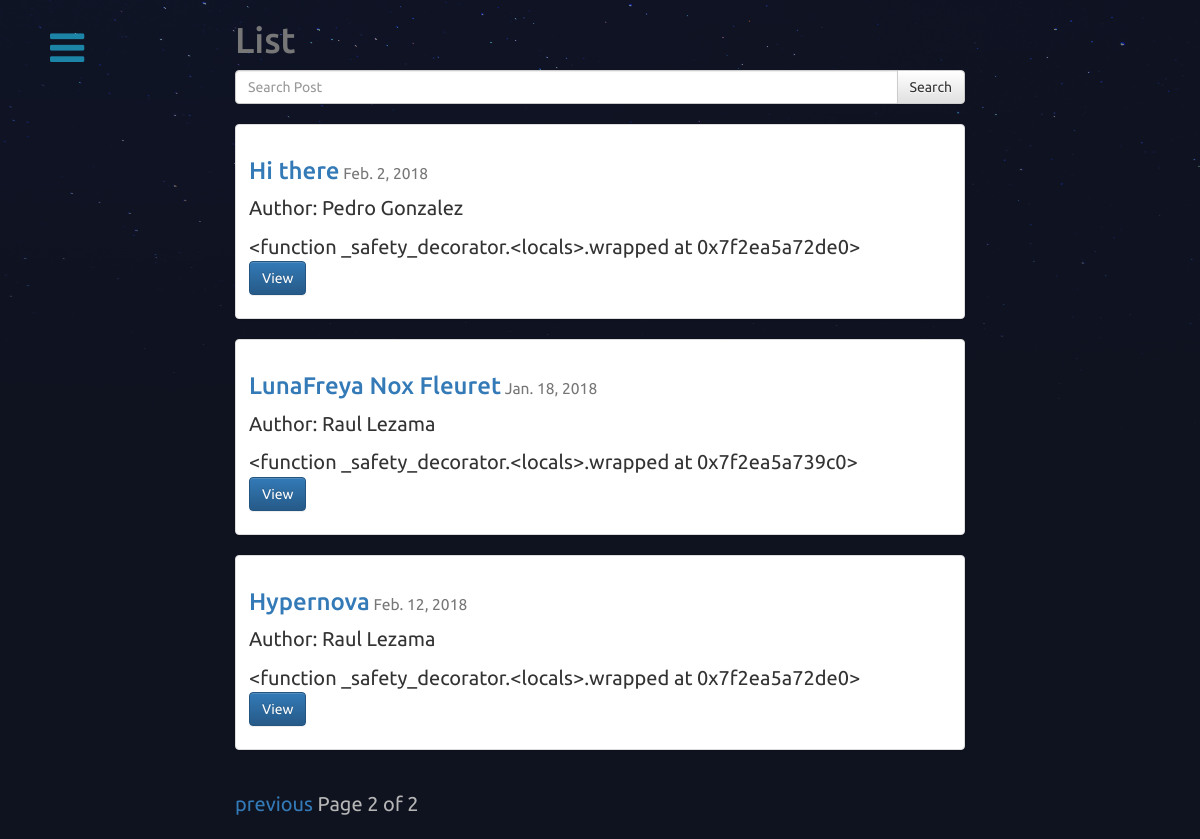
Screenshot of /?page=2 with the database file from the repository.
### posts/models.py (models this page shows, shortened)
class Post(models.Model):
    user = models.ForeignKey(settings.AUTH_USER_MODEL, default=1)
    title = models.CharField(max_length=120)
    slug = models.SlugField(unique=True)
    image = models.ImageField(upload_to=upload_location, #Use FileField for test or install Pillow from the beginning for ImageField
            null=True,
            blank=True,
            width_field ="width_field",
            height_field ="height_field") #Shows in the admin the height and width of the uploaded picture / It does not work with FileField
    height_field = models.IntegerField(default=0)
    width_field = models.IntegerField(default=0)
    content = models.TextField()
    draft = models.BooleanField(default= False)
    publish = models.DateField(auto_now=False, auto_now_add=False)
    read_time = models.IntegerField(default=0)#models.TimeField(null=True, blank=True)
    updated = models.DateTimeField(auto_now= True, auto_now_add = False)
    timestamp = models.DateTimeField(auto_now = False, auto_now_add=True)
    references = models.CharField(max_length = 300, blank=True, null=True)
    objects = PostManager() #Asigning a value of the new .all() parameter
    def get_absolute_url(self):
        return reverse("posts:detail", kwargs={"slug":self.slug})
    class Meta:
        ordering = ["-timestamp", "-updated"] #or by ID
    def get_markdown(self):
        content = self.content
        return mark_safe(markdown(content))

### posts/views.py (the view, shortened to what this page needs)
# urls.py: url(r'^$', views.post_list, name="list"),
def post_list(request):
    today = timezone.now().date()
    queryset_list = Post.objects.active() #.order_by("-timestamp")
    if request.user.is_staff or request.user.is_superuser:
        queryset_list = Post.objects.all()
    query = request.GET.get("q") #name of the input for the query search
    paginator = Paginator(queryset_list,3) # Show 25 contacts per page
    page_request_var = "page"
    page = request.GET.get(page_request_var)
    try:
        queryset = paginator.page(page)
    except PageNotAnInteger:
        queryset = paginator.page(1)
    except EmptyPage:
        queryset = paginator.page(paginator.num_pages)
    context = {
            "object_list": queryset,
            "title":"List",
            "page_request_var":page_request_var,
            "today":today,
        }
    return render(request, "post_list.html",context)

### posts/models.py (called while the page is built)
    def active(self, *args, **kwargs):
        return super(PostManager, self).filter(draft=False).filter(publish__lte=timezone.now())

### templates/post_list.html (shortened to what this page needs)
{% extends "base.html" %}
{% block content %}
    <div class="col-lg-8 col-lg-offset-2 col-md-12 col-sm-12 col-xs-12">
        <h1> {{ title }}</h1>
        <form action="" method="GET">
            <div class="input-group">
                <input class="form-control" type="text" name="q" placeholder="Search Post" value="{{ request.GET.q }}">
                <span class="input-group-btn">
                    <input class= 'btn btn-default' type="submit" value="Search">
                </span>
            </div>
        </form>
    {% for object in object_list  %}
<div class="row">
  <div class="col-sm-12 col-xs-12">
    <div class="thumbnail">
      <div class="caption post-detail-item">
        <h3><a href='{{ object.get_absolute_url }}'>{{ object.title }}</a><small> {{ object.publish }}</small></h3>
        {% if object.user.get_full_name %}
            <p>Author: {{ object.user.get_full_name}}</p>
        {% endif %}
        {{ object.get_markdown|truncatechars_html:130 }} <br/>
        <p><a href="{{ object.get_absolute_url }}" class="btn btn-primary" role="button">View</a> </p>
      </div>
    </div>
  </div>
  </div>
    {% endfor %}
    <div class="pagination">
    <span class="step-links">
        {% if object_list.has_previous %}
            <a href="?{{ page_request_var }}={{ object_list.previous_page_number }}{% if request.GET.q %}& q= {{ request.GET.q }}{% endif %}">previous</a>
        {% endif %}
        <span class="current">
            Page {{ object_list.number }} of {{ object_list.paginator.num_pages }}
        </span>
    </span>
</div>
    </div>
        {% endblock content %}

### static/css/base.css (style rules this page uses)
h1 { color:#777777; }
body { background-color: #0f121f; background-image: url(/static/stars.png); background-attachment: fixed; background-repeat: no-repeat; background-size: 100%; text-align: justify; color: #b6b6b6; font-size: 2em; overflow-x: hidden; margin:0; padding:0; }
body * { font-family: Ubuntu; }

### rows the page displays
Post: title "Hi there", publish "Feb. 2, 2018", user.get_full_name "Pedro Gonzalez", get_markdown "<function _safety_decorator.<locals>.wrapped at 0x7f2ea5a72de0>"
Post: title "LunaFreya Nox Fleuret", publish "Jan. 18, 2018", user.get_full_name "Raul Lezama", get_markdown "<function _safety_decorator.<locals>.wrapped at 0x7f2ea5a739c0>"
Post: title "Hypernova", publish "Feb. 12, 2018", user.get_full_name "Raul Lezama", get_markdown "<function _safety_decorator.<locals>.wrapped at 0x7f2ea5a72de0>"

### other values shown
{{ title }} "List"
{{ object_list.number }} "2"
{{ object_list.paginator.num_pages }} "2"
